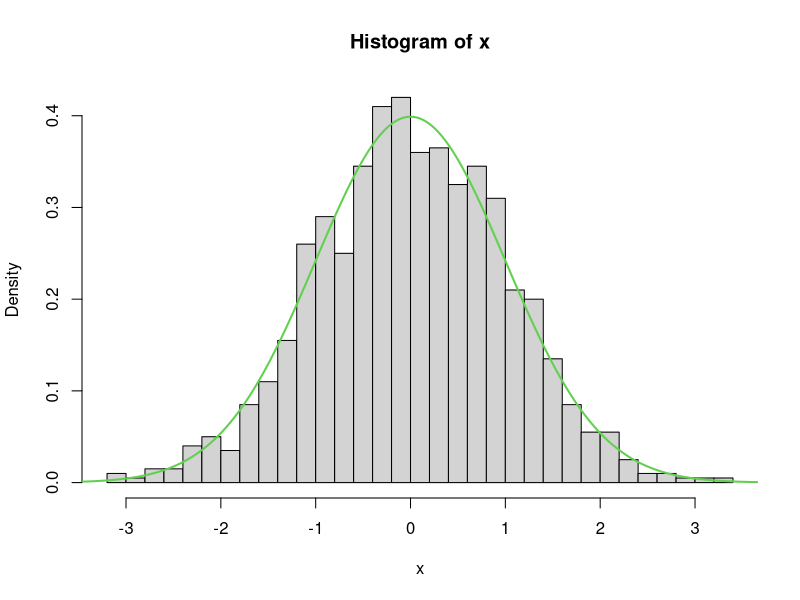

Write the R code that produced this figure.
## ---- chunk 1
x <- rnorm(1000)
hist(x,breaks = 40,probability = TRUE) #theoretical density, p=true


grid <- seq(-4,4,length.out = 1000)
lines(grid, dnorm(grid),col = 3, lwd =2)
